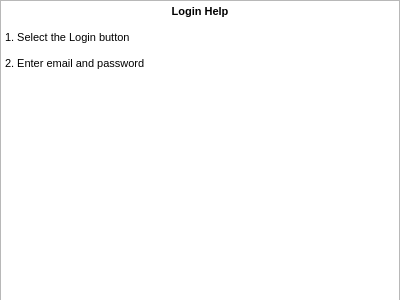
<?xml version="1.0" encoding="UTF-8"?>
<ui version="4.0">
 <class>LoginHelp</class>
 <widget class="QDialog" name="LoginHelp">
  <property name="geometry">
   <rect>
    <x>0</x>
    <y>0</y>
    <width>400</width>
    <height>300</height>
   </rect>
  </property>
  <property name="windowTitle">
   <string>Dialog</string>
  </property>
  <widget class="QTextBrowser" name="textBrowser">
   <property name="geometry">
    <rect>
     <x>0</x>
     <y>0</y>
     <width>400</width>
     <height>400</height>
    </rect>
   </property>
   <property name="html">
    <string>&lt;!DOCTYPE HTML PUBLIC &quot;-//W3C//DTD HTML 4.0//EN&quot; &quot;http://www.w3.org/TR/REC-html40/strict.dtd&quot;&gt;
&lt;html&gt;&lt;head&gt;&lt;meta name=&quot;qrichtext&quot; content=&quot;1&quot; /&gt;&lt;style type=&quot;text/css&quot;&gt;
p, li { white-space: pre-wrap; }
&lt;/style&gt;&lt;/head&gt;&lt;body style=&quot; font-family:'MS Shell Dlg 2'; font-size:8.25pt; font-weight:400; font-style:normal;&quot;&gt;
&lt;p align=&quot;center&quot; style=&quot; margin-top:0px; margin-bottom:0px; margin-left:0px; margin-right:0px; -qt-block-indent:0; text-indent:0px;&quot;&gt;&lt;span style=&quot; font-weight:600;&quot;&gt;Login Help&lt;/span&gt;&lt;/p&gt;
&lt;p style=&quot;-qt-paragraph-type:empty; margin-top:0px; margin-bottom:0px; margin-left:0px; margin-right:0px; -qt-block-indent:0; text-indent:0px; font-weight:600;&quot;&gt;&lt;br /&gt;&lt;/p&gt;
&lt;p style=&quot; margin-top:0px; margin-bottom:0px; margin-left:0px; margin-right:0px; -qt-block-indent:0; text-indent:0px;&quot;&gt;1. Select the Login button&lt;/p&gt;
&lt;p style=&quot;-qt-paragraph-type:empty; margin-top:0px; margin-bottom:0px; margin-left:0px; margin-right:0px; -qt-block-indent:0; text-indent:0px;&quot;&gt;&lt;br /&gt;&lt;/p&gt;
&lt;p style=&quot; margin-top:0px; margin-bottom:0px; margin-left:0px; margin-right:0px; -qt-block-indent:0; text-indent:0px;&quot;&gt;2. Enter email and password&lt;/p&gt;
&lt;p style=&quot;-qt-paragraph-type:empty; margin-top:0px; margin-bottom:0px; margin-left:0px; margin-right:0px; -qt-block-indent:0; text-indent:0px;&quot;&gt;&lt;br /&gt;&lt;/p&gt;&lt;/body&gt;&lt;/html&gt;</string>
   </property>
  </widget>
 </widget>
 <resources/>
 <connections/>
</ui>
